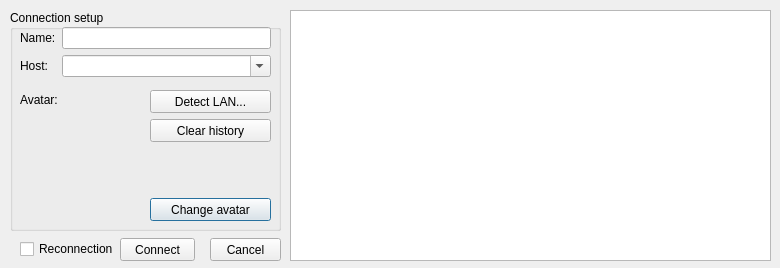
<?xml version="1.0" encoding="UTF-8"?>
<ui version="4.0">
<class>ConnectionDialog</class>
<widget class="QDialog" name="ConnectionDialog">
<property name="windowModality">
<enum>Qt::WindowModal</enum>
</property>
<property name="geometry">
<rect>
<x>0</x>
<y>0</y>
<width>780</width>
<height>268</height>
</rect>
</property>
<property name="windowTitle">
<string>Connection setup</string>
</property>
<widget class="QGroupBox" name="groupBox">
<property name="geometry">
<rect>
<x>10</x>
<y>10</y>
<width>271</width>
<height>221</height>
</rect>
</property>
<property name="title">
<string>Connection setup</string>
</property>
<widget class="QLabel" name="avatarLabel">
<property name="geometry">
<rect>
<x>10</x>
<y>82</y>
<width>42</width>
<height>16</height>
</rect>
</property>
<property name="text">
<string>Avatar:</string>
</property>
</widget>
<widget class="QLabel" name="avatarPixmap">
<property name="geometry">
<rect>
<x>20</x>
<y>108</y>
<width>100</width>
<height>100</height>
</rect>
</property>
<property name="minimumSize">
<size>
<width>100</width>
<height>100</height>
</size>
</property>
<property name="text">
<string/>
</property>
<property name="scaledContents">
<bool>true</bool>
</property>
</widget>
<widget class="QPushButton" name="changeAvatarButton">
<property name="geometry">
<rect>
<x>140</x>
<y>188</y>
<width>121</width>
<height>23</height>
</rect>
</property>
<property name="text">
<string>Change avatar</string>
</property>
</widget>
<widget class="QPushButton" name="detectLANButton">
<property name="geometry">
<rect>
<x>140</x>
<y>80</y>
<width>121</width>
<height>23</height>
</rect>
</property>
<property name="text">
<string>Detect LAN...</string>
</property>
</widget>
<widget class="QPushButton" name="clearHistoryButton">
<property name="geometry">
<rect>
<x>140</x>
<y>109</y>
<width>121</width>
<height>23</height>
</rect>
</property>
<property name="text">
<string>Clear history</string>
</property>
</widget>
<widget class="QWidget" name="layoutWidget">
<property name="geometry">
<rect>
<x>10</x>
<y>17</y>
<width>251</width>
<height>51</height>
</rect>
</property>
<layout class="QFormLayout" name="formLayout">
<item row="0" column="0">
<widget class="QLabel" name="nameLabel">
<property name="text">
<string>Name:</string>
</property>
<property name="buddy">
<cstring>nameLineEdit</cstring>
</property>
</widget>
</item>
<item row="0" column="1">
<widget class="QLineEdit" name="nameLineEdit"/>
</item>
<item row="1" column="0">
<widget class="QLabel" name="hostLabel">
<property name="text">
<string>Host:</string>
</property>
</widget>
</item>
<item row="1" column="1">
<widget class="QComboBox" name="hostComboBox">
<property name="editable">
<bool>true</bool>
</property>
</widget>
</item>
</layout>
</widget>
</widget>
<widget class="QListWidget" name="avatarList">
<property name="geometry">
<rect>
<x>290</x>
<y>10</y>
<width>481</width>
<height>251</height>
</rect>
</property>
<property name="iconSize">
<size>
<width>80</width>
<height>80</height>
</size>
</property>
<property name="movement">
<enum>QListView::Static</enum>
</property>
<property name="viewMode">
<enum>QListView::IconMode</enum>
</property>
</widget>
<widget class="QPushButton" name="cancelButton">
<property name="geometry">
<rect>
<x>210</x>
<y>238</y>
<width>71</width>
<height>23</height>
</rect>
</property>
<property name="text">
<string>Cancel</string>
</property>
</widget>
<widget class="QPushButton" name="connectButton">
<property name="geometry">
<rect>
<x>120</x>
<y>238</y>
<width>75</width>
<height>23</height>
</rect>
</property>
<property name="text">
<string>Connect</string>
</property>
</widget>
<widget class="QCheckBox" name="reconnectionCheckBox">
<property name="geometry">
<rect>
<x>20</x>
<y>241</y>
<width>95</width>
<height>16</height>
</rect>
</property>
<property name="text">
<string>Reconnection</string>
</property>
</widget>
</widget>
<tabstops>
<tabstop>avatarList</tabstop>
</tabstops>
<resources/>
<connections>
<connection>
<sender>cancelButton</sender>
<signal>clicked()</signal>
<receiver>ConnectionDialog</receiver>
<slot>reject()</slot>
<hints>
<hint type="sourcelabel">
<x>188</x>
<y>273</y>
</hint>
<hint type="destinationlabel">
<x>241</x>
<y>158</y>
</hint>
</hints>
</connection>
</connections>
</ui>
